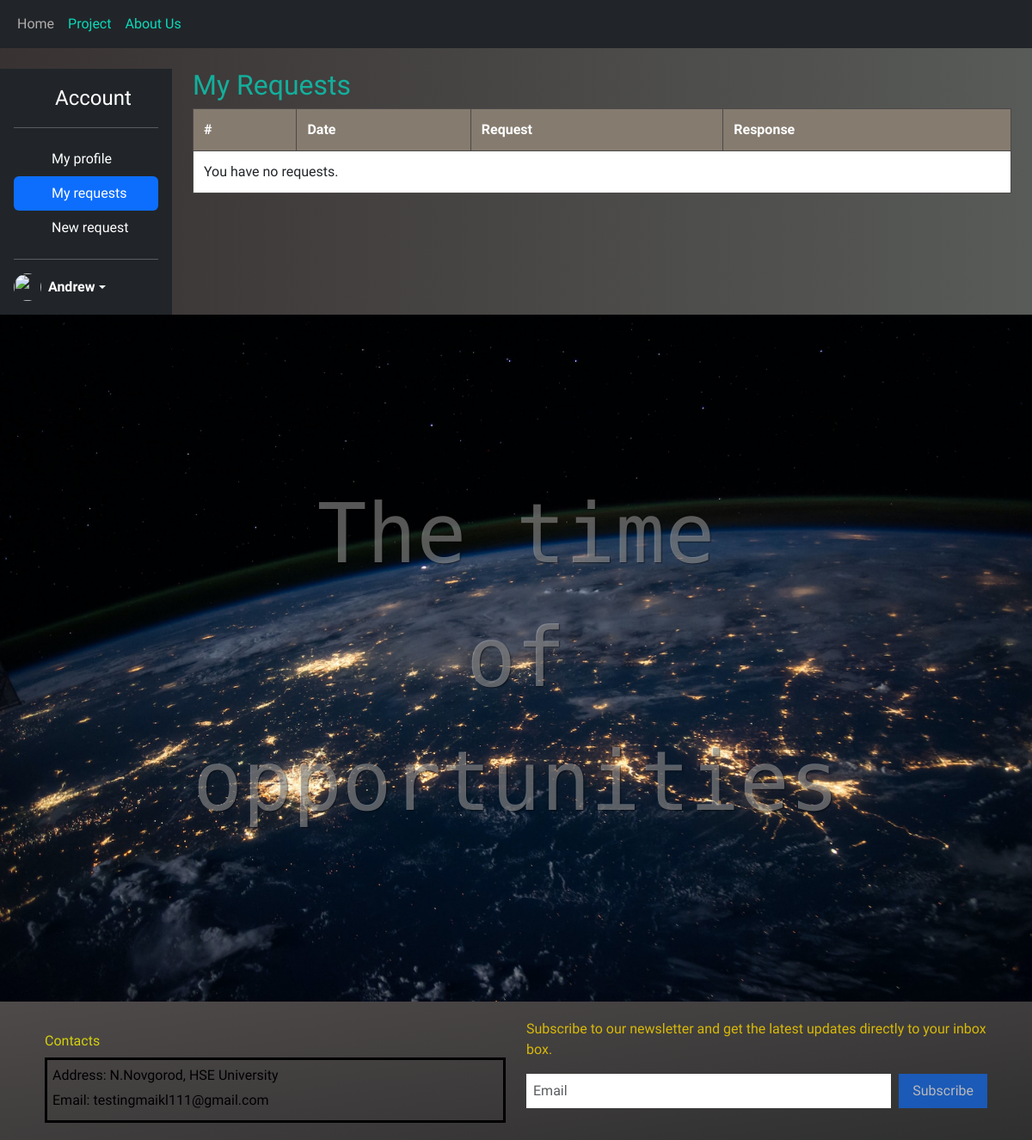
/workingspace/profile/requests (signed in), run on an earlier commit of the app's database.
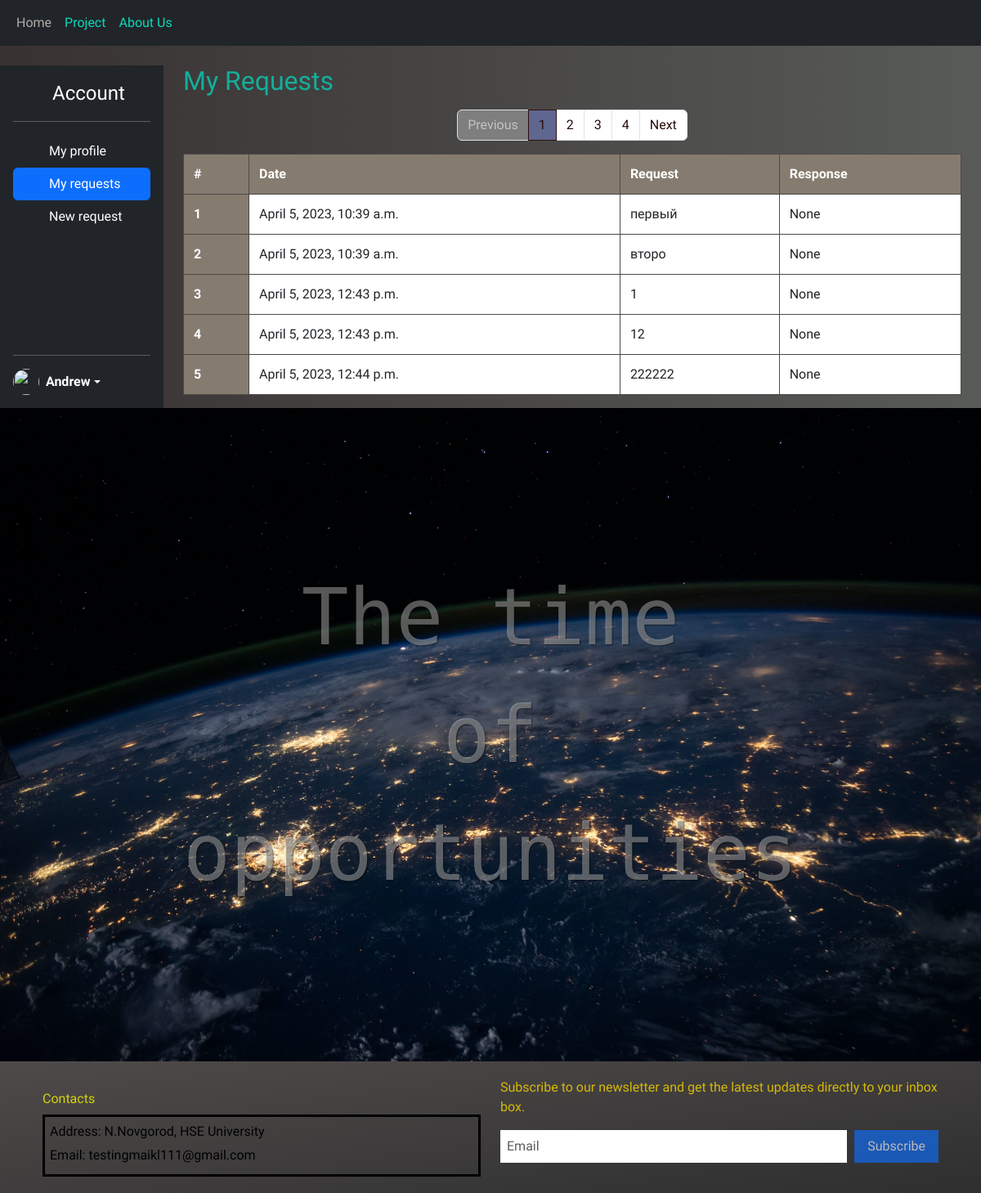
And on a later commit of the database.
### workingspace/models.py (models this page shows, shortened)
class URequest(models.Model):
    user = models.ForeignKey(User, on_delete=models.CASCADE)
    request_text = models.TextField()
    request_date = models.DateTimeField(auto_now_add=True)
    response_text = models.TextField(blank=True, null=True)
    objects = models.Manager()

### workingspace/views.py (the view)
# urls.py: path('profile/requests', ProfileView.as_view(), name='profile-req'),
class ProfileView(View):
    def get(self, request):
        form = ProjectForm()
        user_requests = URequest.objects.filter(user=request.user)
        paginator = Paginator(user_requests, 5)  # 10 запросов на страницу
        page_number = request.GET.get('page')
        page_obj = paginator.get_page(page_number)
        return render(request, 'profile_requests.html', {'form': form, 'page_obj': page_obj})

### workingspace/forms.py
class ProjectForm(forms.Form):
    request_text = forms.CharField(help_text="Enter something", max_length=100,
                                   widget=forms.TextInput(attrs={'class': 'form-control', 'id': 'project_input'}))
    response_text = forms.CharField(widget=forms.Textarea, required=False)

### workingspace/templates/profile_requests.html (shortened to what this page needs)
{% extends "base_generic.html" %}
{% block sty %}
{% load static %}
<link rel="stylesheet" href="{% static 'css\profile_req.css' %}">
{% endblock %}
{% block navbar %}
<nav class="navbar navbar-expand-lg bg-dark">
    <div class="container-fluid">
        <div class="collapse navbar-collapse" id="navbarNav">
            <ul class="navbar-nav">
                <li class="nav-item">
                    <a class="nav-link active" aria-current="page" href="/">Home</a>
                </li>
                <li class="nav-item">
                    <a class="nav-link" aria-current="page" href="{% url 'project' %}">Project</a>
                </li>
                <li class="nav-item">
                    <a class="nav-link" aria-current="page" href="{% url 'about' %}">About Us</a>
                </li>
            </ul>
        </div>
    </div>
</nav>
{% endblock %}
{% block content %}
<div class="container-fluid" style="min-height: 100vh;">
    <div class="row">
        <aside class="col-md-3 col-lg-2 d-flex flex-column flex-shrink-0 p-3 bg-dark text-white mt-4" style="flex-grow: 1;">
            <a href="/" class="d-flex align-items-center mb-3 mb-md-0 me-md-auto text-white text-decoration-none">
                <svg class="bi me-2" width="40" height="32">
                    <use xlink:href="#bootstrap"></use>
                </svg>
                <span class="fs-4">Account</span>
            </a>
            <hr>
            <ul class="nav nav-pills flex-column mb-auto">
                <li class="nav-item">
                    <a href="{% url 'profile' %}" class="nav-link text-white" aria-current="page">
                        <svg class="bi me-2" width="16" height="16">
                            <use xlink:href="#home"></use>
                        </svg>
                        My profile
                    </a>
                </li>
                <li class="nav-item">
                    <a href="{% url 'profile-req' %}" class="nav-link active text-white">
                        <svg class="bi me-2" width="16" height="16">
                            <use xlink:href="{% url 'profile-req' %}"></use>
                        </svg>
                        My requests
                    </a>
                </li>
                <li class="nav-item">
                    <a href="{% url 'project' %}" class="nav-link text-white">
                        <svg class="bi me-2" width="16" height="16">
                            <use xlink:href="{% url 'project' %}"></use>
                        </svg>
                        New request
                    </a>
                </li>
            </ul>
            <hr>
            <div class="dropdown">
                <a href="#" class="d-flex align-items-center text-white text-decoration-none dropdown-toggle"
                   id="dropdownUser1" data-bs-toggle="dropdown" aria-expanded="false">
                    <img src="https://github.com/mdo.png" alt="" width="32" height="32" class="rounded-circle me-2">
                    <strong> {{ user.username }}</strong>
                </a>
            </div>
        </aside>
<main class="col-md-9 ms-sm-auto col-lg-10 px-md-4">
    <h2 class="mt-4" style="color:#13af9c;">My Requests</h2>
    {% if page_obj.has_other_pages %}
        <nav aria-label="...">
            <ul class="pagination">
                {% if page_obj.has_previous %}
                    <li class="page-item">
                        <a class="page-link" href="?page={{ page_obj.previous_page_number }}" tabindex="-1">Previous</a>
                    </li>
                {% else %}
                    <li class="page-item disabled">
                        <a class="page-link" href="#" tabindex="-1" aria-disabled="true">Previous</a>
                    </li>
                {% endif %}
                {% for i in page_obj.paginator.page_range %}
                    {% if page_obj.number == i %}
                        <li class="page-item active" aria-current="page"><a class="page-link" href="#">{{ i }} <span class="visually-hidden">(current)</span></a></li>
                    {% else %}
                        <li class="page-item"><a class="page-link" href="?page={{ i }}">{{ i }}</a></li>
                    {% endif %}
                {% endfor %}
                {% if page_obj.has_next %}
                    <li class="page-item">
                        <a class="page-link" href="?page={{ page_obj.next_page_number }}">Next</a>
                    </li>
                {% else %}
                    <li class="page-item disabled">
                        <a class="page-link" href="#" aria-disabled="true">Next</a>
                    </li>
                {% endif %}
            </ul>
        </nav>
    {% endif %}
    <table class="table">
        <thead>
        <tr>
            <th scope="col">#</th>
            <th scope="col">Date</th>
            <th scope="col">Request</th>
            <th scope="col">Response</th>
        </tr>
        </thead>
        <tbody>
        {% for request in page_obj %}
            <tr>
                <th scope="row">{{ forloop.counter }}</th>
            <td>{{ request.request_date }}</td>
                <td>{{ request.request_text }}</td>
            <td>{{ request.response_text }}</td>
            </tr>
        {% empty %}
            <tr>
                <td colspan="4">You have no requests.</td>
            </tr>
        {% endfor %}
        </tbody>
    </table>
</main>
        <div class="container-fluid p-0">
        <div class="row g-0">
            <div class="col-lg-12 overflow-auto">
              <div class="img-wrap">
                 <img src="{% static 'images/opor.jpg' %}" class="img-fluid" alt="...">
                <p class="text-center">The time<br>of<br>opportunities</p>
             </div>
            </div>
        </div>
</div>
    </div>
</div>
{% endblock %}

### workingspace/templates/base_generic.html (shortened to what this page needs)
<!doctype html>
<html lang="en">
<head>
    <link href="https://cdn.jsdelivr.net/npm/bootstrap@5.3.0-alpha1/dist/css/bootstrap.min.css" rel="stylesheet"
>
    {% load static %}
    <link rel="stylesheet" href="{% static 'css\styles.css' %}">
    {% block sty %}
    {% endblock %}
</head>
<body class="bg-image">
<header>
    {% block navbar %}
    {% endblock %}
</header>
<section>
    {% block content %}
    {% endblock %}
</section>
<footer class="footer mt-auto">
    {% block foot %}
    <div class="container">
        <div class="row">
            <div class="col-lg-6 col-md-6 col-sm-12 mb-6 mb-lg-0 mt-3">
                <h5 style="color: #d5d20c">Contacts</h5>
                <ul style="padding:6px; border: solid #000000; color: #000000" class="list-unstyled mb-0">
                    <li>Address: N.Novgorod, HSE University</li>
                    <li>Email: testingmaikl111@gmail.com</li>
                </ul>
            </div>
            <div class="col-lg-6 col-md-12 col-sm-12 mb-6 mb-lg-0">
                <p style="color: #d7b908">Subscribe to our newsletter and get the latest updates directly to your inbox
                    box.</p>
                <form>
                    <div class="input-group mb-3">
                        <input type="email" class="form-control" placeholder="Email" aria-label="Email"
                               aria-describedby="subscribe">
                        <button class="btn btn-primary disabled" type="submit" id="subscribe">Subscribe</button>
                    </div>
                </form>
            </div>
        </div>
    </div>
</footer>
{% endblock %}
</body>
</html>

### workingspace/static/css/styles.css (style rules this page uses)
body { font-family: Michroma,serif; background: linear-gradient(90deg, #383232 0%, #585b58 100%); }
.nav-link { color: #0bdabb; }
.navbar-nav .nav-link.active { color: #b2acac; }
.img-wrap { position: relative; }
.img-wrap p { font-family: Rubik Mono One,serif; font-size: 10vw; color: white; position: absolute; top:3rem; left:0; text-align: center; width: 100%; max-height: 1080px; }
.footer { background: linear-gradient(to bottom right, #4f4a4a, #2f2f2f); color: rgba(14, 148, 137, 0.74); padding: 20px 40px; }
.footer h5 { font-size: 16px; margin-top: 0; margin-bottom: 10px; }
.footer ul { list-style: none; margin: 0; padding: 0; }
.footer ul li { margin-bottom: 5px; }
.footer input[type="email"] { border: none; border-radius: 0; box-shadow: none; padding: 8px; width: 70%; color: #4d0202; margin-right: 10px; }
.footer button { background-color: green; border: none; border-radius: 0; color: white; padding: 8px 16px; margin-left: 10px; }

### workingspace/static/css/profile_req.css (style rules this page uses)
.img-wrap { !important position: relative; }
.img-wrap p { !important font-family: Rubik Mono One,serif; font-size: 8vw; color: rgba(255, 255, 255, 0.34); position: absolute; top: 50%; left: 50%; transform: translate(-50%, -50%); text-shadow: 1px 1px 1px rgba(0, 0, 0, 0.5); }
.table { background-color: #e0e0e0; border-collapse: collapse; width: 100%; }
.table th, .table td { padding: 0.75rem; vertical-align: top; border: 1px solid #4d4949; }
.table th { text-align: left; background-color: #857b6f; color: #ffffff; }
.table tbody tr:nth-child(even) { background-color: #9494ad; }
.pagination { margin: 1rem 0; justify-content: center; }
.pagination .page-item .page-link { color: #2a0c0c; }
.pagination .page-item.active .page-link { background-color: #5f668f; border-color: #2f1010; }
.pagination .page-item.disabled .page-link { color: #c4c4c4; pointer-events: none; background-color: #7e7e7e; }

What changed in the data, as far as the page shows it:
added URequest: request_date "April 5, 2023, 10:39 a.m.", request_text "первый", response_text "None"
added URequest: request_date "April 5, 2023, 10:39 a.m.", request_text "второ", response_text "None"
added URequest: request_date "April 5, 2023, 12:43 p.m.", request_text "1", response_text "None"
added URequest: request_date "April 5, 2023, 12:43 p.m.", request_text "12", response_text "None"
added URequest: request_date "April 5, 2023, 12:44 p.m.", request_text "222222", response_text "None"
Also different on the page:
text no longer shown: "You have no requests."
text now shown: "Previous Next"
new list line: "1"
new list line: "2"
new list line: "3"
new list line: "4"
